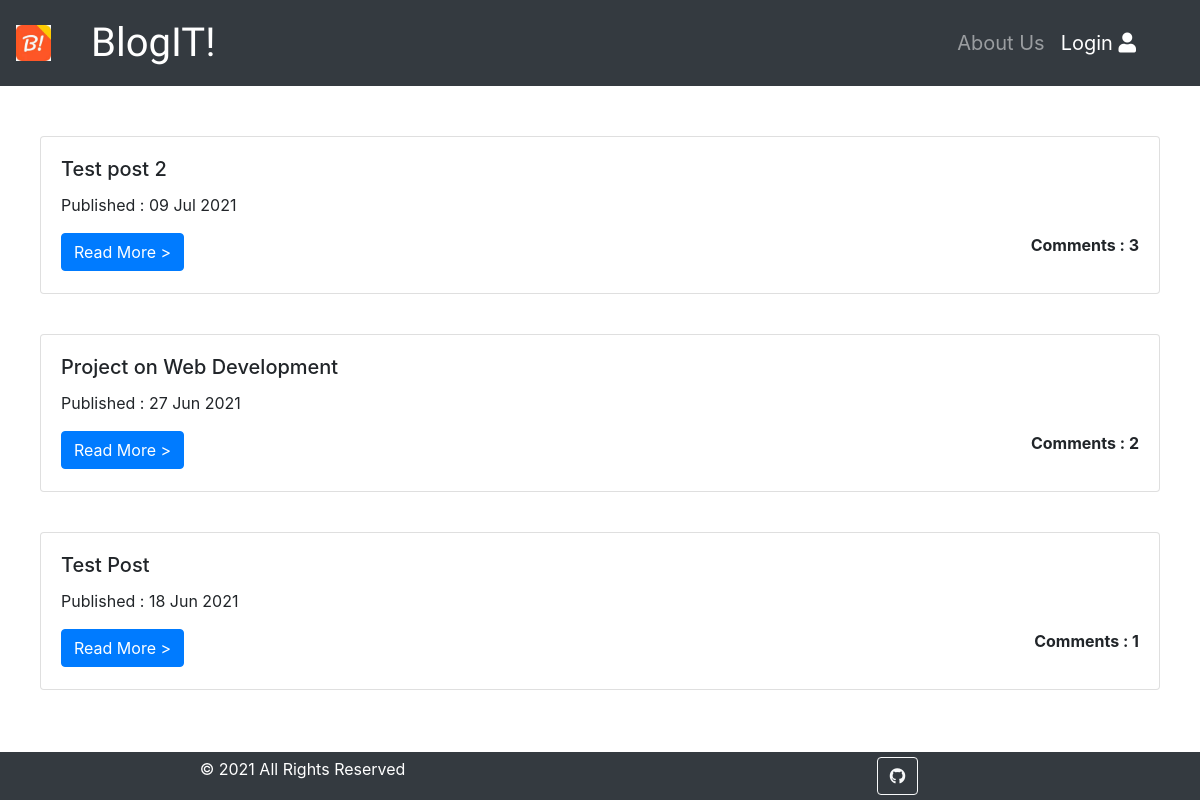
The page / on the database its author committed.
### blog/models.py (models this page shows, shortened)
class Post(models.Model):
    author = models.ForeignKey('auth.User', on_delete=models.CASCADE)
    title = models.CharField(max_length=200)
    text = models.TextField()
    created_date = models.DateTimeField(default=timezone.now)
    published_date = models.DateTimeField(blank=True,null=True)
    def approve_comments(self):
        return self.comments.filter(approved_comment=True)

### blog/views.py (the view)
# urls.py: url(r'^$',views.PostListView.as_view(),name='post_list'),
class PostListView(ListView):
    model = Post
    def get_queryset(self):
        return Post.objects.filter(published_date__lte=timezone.now()).order_by('-published_date')

### blog/templates/blog/post_list.html
{% extends 'blog/base.html' %}
{% block content %}
    {% for post in post_list %}
        <div class="card" style="width: auto; margin-top: 40px;">
            <div class="card-body">
                <h5 class="card-title">{{ post.title }}</h5>
                <div class="date">
                    <p>Published : {{post.published_date|date:"d M Y "}}</p>
                </div>
                <a href="{% url 'post_detail' pk=post.pk %}" class="btn btn-primary">Read More ></a>
                <p class="float-right"><b>Comments : {{post.approve_comments.count}}</b></p>
            </div>
        </div>
    {% endfor %}
{% endblock content %}

### rows shown on the page
Post: title "Test post 2", published_date "09 Jul 2021", approve_comments.count "3"
Post: title "Project on Web Development", published_date "27 Jun 2021", approve_comments.count "2"
Post: title "Test Post", published_date "18 Jun 2021", approve_comments.count "1"
